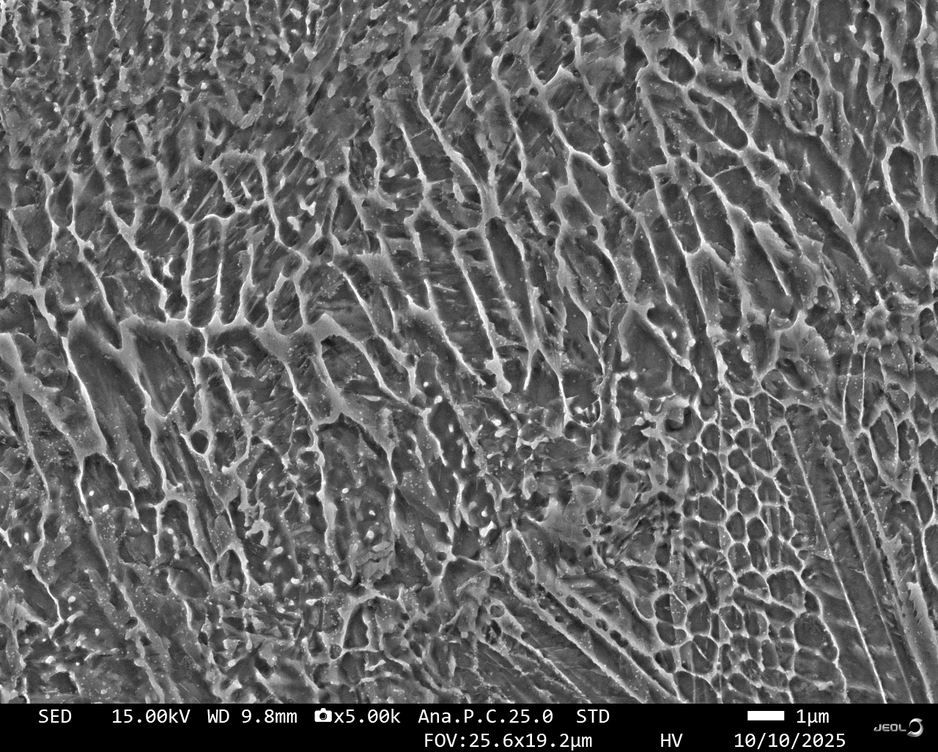
#> input picture data/sem/1.tif, 938 x 752 px, shrunk from 1280 x 1026 before the run, found by its file name
$ python preprocess_h13.py
#> lines starting #> are read from the running program, lines starting #| are printed output that depends on the picture
import cv2  # OpenCV library for image processing operations
import numpy as np  # NumPy for numerical array operations
import matplotlib.pyplot as plt  # Matplotlib for displaying images

def enhance_micrograph(image_path):
    """
    Enhances metallurgical micrographs by reducing noise and improving contrast.

    This function processes microscope images of metal structures to make
    features like grain boundaries and phases more visible for analysis.

    Parameters:
    -----------
    image_path : str
        Path to the input micrograph image file

    Returns:
    --------
    tuple : (original_image, enhanced_image)
        Returns both the original and processed images, or (None, error_message) if failed
    """
#> called with image_path = '1.tif'

    # Step 1: Load the image in grayscale mode (single channel, 0-255 intensity values)
    img = cv2.imread(image_path, 0)
#> img is the input picture: shape (752, 938); min 0, max 255, mean 100.2

    # Check if image was loaded successfully
    if img is None:
        return None, "Error: Image file not found or could not be loaded!"

    # Step 2: Apply noise reduction to remove scanning artifacts and random noise
    # Parameters: image, None (output array), h=10 (filter strength),
    # templateWindowSize=7, searchWindowSize=21
    denoised = cv2.fastNlMeansDenoising(img, None, 10, 7, 21)

    # Step 3: Apply CLAHE (Contrast Limited Adaptive Histogram Equalization)
    # This enhances local contrast without over-amplifying noise
    # clipLimit=3.0 prevents over-contrast, tileGridSize=(8,8) defines processing blocks
    clahe = cv2.createCLAHE(clipLimit=3.0, tileGridSize=(8,8))
    enhanced = clahe.apply(denoised)
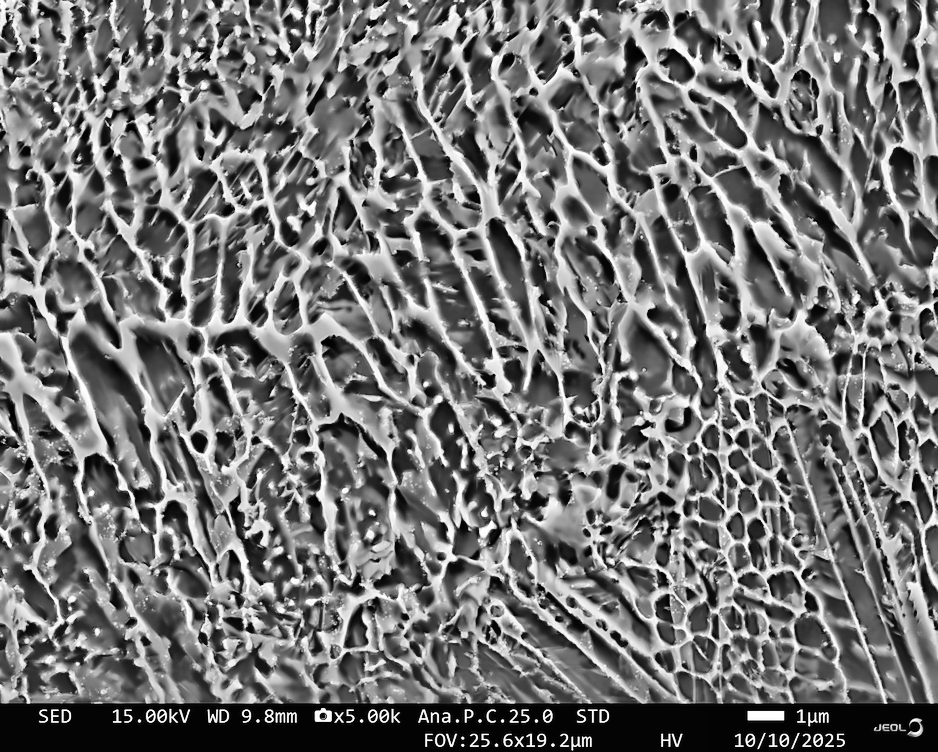
#> enhanced: shape (752, 938); min 0, max 255, mean 115.8

    return img, enhanced


# ========== MAIN EXECUTION SECTION ==========

# Process the micrograph image (change '1.tif' to your actual filename)
original, processed = enhance_micrograph('1.tif')

# Display results if processing was successful
if original is not None:
    # Create a figure with two side-by-side subplots
    plt.figure(figsize=(12, 6))

    # Left subplot: Original image
    plt.subplot(1, 2, 1)
    plt.imshow(original, cmap='gray')
    plt.title('Original Image: 1.tif')
    plt.axis('off')

    # Right subplot: Enhanced image
    plt.subplot(1, 2, 2)
    plt.imshow(processed, cmap='gray')
    plt.title('Enhanced Microstructure')
    plt.axis('off')

    plt.show()
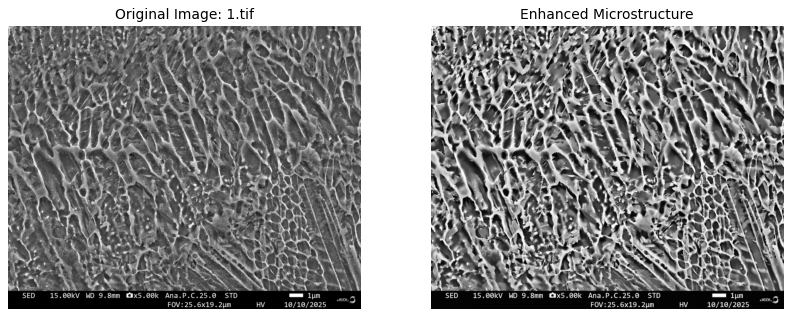
#> figure drawn by matplotlib, 2 panels
    print("✓ Image processing completed successfully!")
else:
    print("✗ Error: Please verify that '1.tif' is uploaded in the Colab file browser.")

$ run again, with data/sem/7.tif copied over data/sem/1.tif
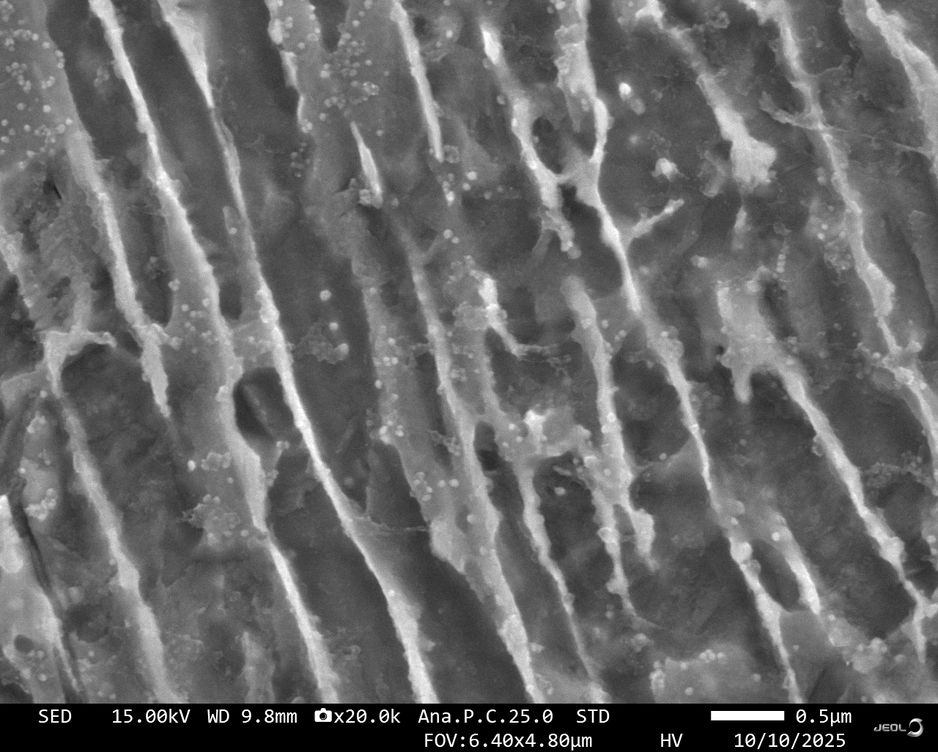
#> input picture data/sem/7.tif, 938 x 752 px, shrunk from 1280 x 1026 before the run, found by its file name
#> in enhance_micrograph, img is the input picture: shape (752, 938); min 0, max 255, mean 103.9
#> in enhance_micrograph, `enhanced = clahe.apply(denoised)`:
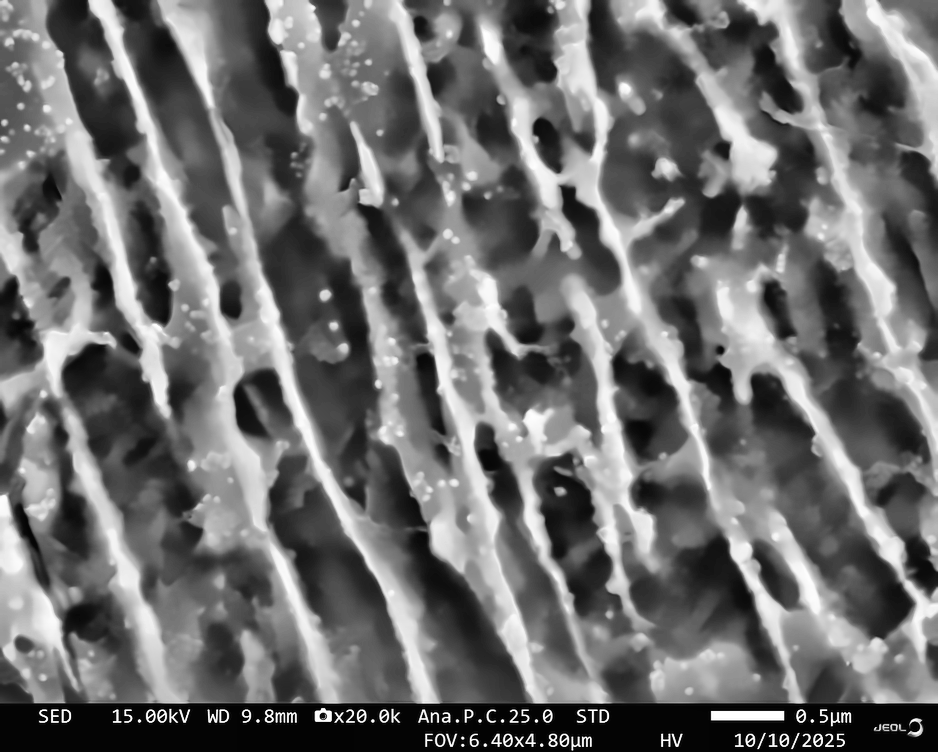
#> enhanced: shape (752, 938); min 3, max 255, mean 109.7
#> `plt.show()`:
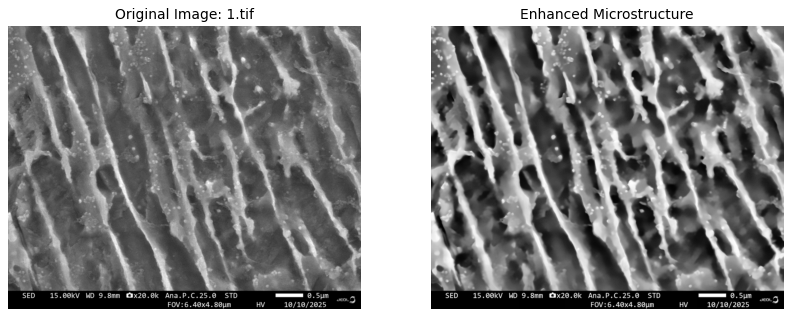
#> figure drawn by matplotlib, 2 panels
